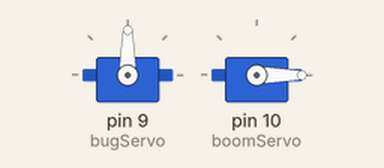
This sketch was run on a simulated Arduino Uno, built for the host (arithmetic inside an expression is 32-bit, double 64-bit). Parts: 2 × servo.

Above: at 0.3 s.
Timing chart, 0 to 1.8 s (numbered marks = the images above):
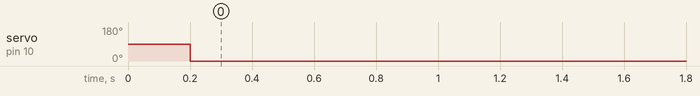

The sketch:

Bug_Dropper.ino
```cpp
#include <Servo.h>

const int up = 2;
const int halt = 0;
const int down = 1;

const int bugUp = 70;
const int bugDown = 110;
const int bugHalt = 90;

const int boomCenter = 90;

Servo boomServo;
Servo bugServo;

int bugPosition = 0;
int boomPosition = 90;

void setup() {
  // put your setup code here, to run once:
  bugServo.attach(9);
  bugServo.write(bugHalt);

  boomServo.attach(10);
  boomServo.write(boomCenter);

//  Serial.begin(115200);
}

void loop() {
  delay(200);
  bugPosition = getBug();
//  Serial.print("The bug is: ");
//  Serial.println(bugPosition);

  switch(bugPosition) {
  case up:
    bugServo.write(bugUp);
    break;

  case down:
    bugServo.write(bugDown);
    break;

  case halt:
    bugServo.write(bugHalt);
    break;

  default:
//    Serial.println("Error reading bug position.");
    bugServo.write(90);
  }

  boomPosition = getBoom() * 10;
  if(boomPosition == 0)
    boomPosition += 1;
//  Serial.print("The boom is: ");
//  Serial.println(boomPosition);
  boomServo.write(boomPosition);
}

int getBug() {
  char output[5];
  FILE *fp;
  fp = fopen("/home/root/Bug-Dropper/bug-position.txt", "r");
  if (fp == NULL) {
//    Serial.println("Error opening bug file.");
    return -1;
  }
  else {
    fgets(output, sizeof(output), fp);
  }
  if (fclose(fp) != 0) {
//    Serial.println("Error closing the bug file.");
    return -1;
  }
  return atoi(output);
}

int getBoom() {
  char output[5];
  FILE *fp;
  fp = fopen("/home/root/Bug-Dropper/boom-position.txt", "r");
  if (fp == NULL) {
//    Serial.println("Error opening bug file.");
    return -1;
  }
  else {
    fgets(output, sizeof(output), fp);
  }
  if (fclose(fp) != 0) {
//    Serial.println("Error closing the bug file.");
    return -1;
  }
  return atoi(output);
}
```

Measured:
- by itself, servo on pin 10 (boomServo): 90° → 0° at 0.20 s
